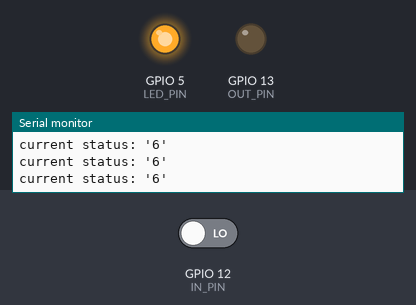
A sketch run on a simulated ESP8266 (NodeMCU). On the bench: output pins drawn as LEDs (lit = HIGH), the last lines printed to the serial monitor. The test bench sets the inputs (shaded band); at power-on: GPIO 12 (IN_PIN) LOW. WiFi joins after 1.5 s; servers stay silent unless stated.

Above: at 0.4 s.
At 2.7 s:
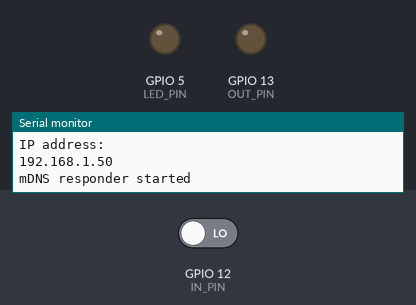
2.8 s: GPIO 12 (IN_PIN) driven HIGH
At 3.9 s:
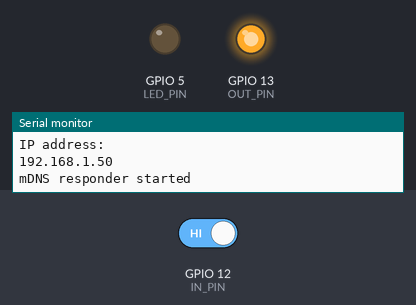
Timing chart, 0 to 5.8 s (numbered marks = the images above; inputs shaded):
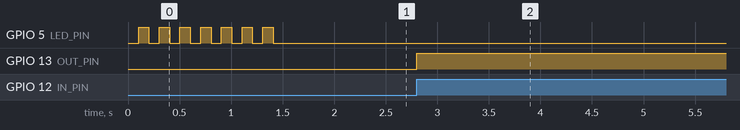

Measured:
- after the input at 2.8 s, GPIO 13 (OUT_PIN): LOW → HIGH at once

The sketch:

dimmer.ino
```cpp
#include <ESP8266WiFi.h>
#include <ESP8266mDNS.h>

const char WiFiSSID[] = "Depeche Modem (2.4GHz)";
const char WiFiPSK[] = "powerhouseofthecell";
const int LED_PIN = 5; // Thing's onboard, green LED

unsigned char IN_PIN = 12;
unsigned char OUT_PIN = 13;
float brightness = 1.0;  // Dimming level (0-100)

WiFiServer server(80);

void setup()
{
  initHardware();
  connectWiFi();
  server.begin();
  setupMDNS();

  pinMode(OUT_PIN, OUTPUT);
  attachInterrupt(IN_PIN, zero_crosss_int, RISING);
}

void initHardware()
{
  Serial.begin(9600);
  pinMode(LED_PIN, OUTPUT);
}

void connectWiFi()
{
  byte ledStatus = LOW;
  Serial.println();
  Serial.println("Connecting to: '" + String(WiFiSSID) + "'");
  // Set WiFi mode to station (as opposed to AP or AP_STA)
  WiFi.mode(WIFI_STA);

  // WiFI.begin([ssid], [passkey]) initiates a WiFI connection
  // to the stated [ssid], using the [passkey] as a WPA, WPA2,
  // or WEP passphrase.
  WiFi.begin(WiFiSSID, WiFiPSK);

  // Use the WiFi.status() function to check if the ESP8266
  // is connected to a WiFi network.
  while (WiFi.status() != WL_CONNECTED)
  {
    Serial.println("current status: '" + String(WiFi.status()) + "'");
    // Blink the LED
    digitalWrite(LED_PIN, ledStatus); // Write LED high/low
    ledStatus = (ledStatus == HIGH) ? LOW : HIGH;

    // Delays allow the ESP8266 to perform critical tasks
    // defined outside of the sketch. These tasks include
    // setting up, and maintaining, a WiFi connection.
    delay(100);
    // Potentially infinite loops are generally dangerous.
    // Add delays -- allowing the processor to perform other
    // tasks -- wherever possible.
  }
  Serial.println("WiFi connected");
  Serial.println("IP address: ");
  Serial.println(WiFi.localIP());
}

void setupMDNS()
{
  // Call MDNS.begin(<domain>) to set up mDNS to point to
  // "<domain>.local"
  if (!MDNS.begin("thing"))
  {
    Serial.println("Error setting up MDNS responder!");
    while(1) {
      delay(1000);
    }
  }
  Serial.println("mDNS responder started");

}

void loop()
{
  // Check if a client has connected
  WiFiClient client = server.available();
  if (!client) {
    return;
  }

  // seek forward to the body:
  bool hasBody = client.find("\r\n\r\n");
  if (!hasBody) {
    return;
  }

  brightness = client.parseFloat();

  client.flush();

  // Prepare the response. Start with the common header:
  String s = "HTTP/1.1 200 OK\r\n";
  s += "Content-Type: text/plain\r\n\r\n";
  s += "good jorb\n";

  // Send the response to the client
  client.print(s);
  delay(1);
  Serial.println("Client disonnected");

  // The client will actually be disconnected
  // when the function returns and 'client' object is detroyed
}

void zero_crosss_int()  // function to be fired at the zero crossing to dim the light
{
  // Firing angle calculation : 1 full 50Hz wave =1/50=20ms
  // Every zerocrossing : (50Hz)-> 10ms (1/2 Cycle) For 60Hz (1/2 Cycle) => 8.33ms

  if (brightness == 0) {
    digitalWrite(OUT_PIN, LOW);
    return;
  }
  if (brightness == 1) {
    digitalWrite(OUT_PIN, HIGH);   // triac firing
    return;
  }

  int dimming = (1.0 - brightness) * 100;
  int dimtime = (70 * dimming) + 280;

  delayMicroseconds(dimtime);    // Off cycle
  triggerTriac();
}

static inline void triggerTriac()
{
  digitalWrite(OUT_PIN, HIGH);   // triac firing
  delayMicroseconds(50);         // triac On propogation delay
  digitalWrite(OUT_PIN, LOW);    // triac Off
}
```
